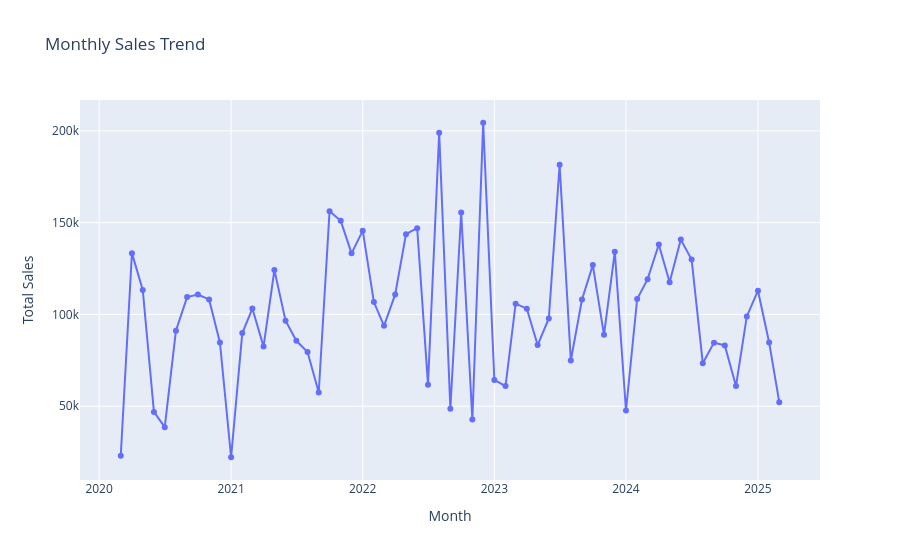

Write notebook code for a chart like this one.
### Code cell
clean_data["Year-Month"] = (
    clean_data["Order Date"].dt.to_period("M").astype(str)
)

monthly_sales = (
    clean_data.groupby("Year-Month")
    .agg(
        Total_Sales=("Amount", "sum"),
        Total_Profit=("Profit", "sum")
    )
    .reset_index()
)

monthly_sales = monthly_sales.sort_values("Year-Month")

display(monthly_sales.head())

fig = px.line(
    monthly_sales,
    x="Year-Month",
    y="Total_Sales",
    markers=True,
    title="Monthly Sales Trend",
    labels={
        "Year-Month": "Month",
        "Total_Sales": "Total Sales"
    }
)

fig.show()

### Figure 1 — Plotly figure (JSON) as saved in the notebook; plotly's stock layout.template omitted (floating-point values rounded to 4 significant figures)
{"data": [{"hovertemplate": "Month=%{x}<br>Total Sales=%{y}<extra></extra>", "legendgroup": "", "line": {"color": "#636efa", "dash": "solid"}, "marker": {"symbol": "circle"}, "mode": "lines+markers", "name": "", "orientation": "v", "showlegend": false, "type": "scatter", "x": ["2020-03", "2020-04", "2020-05", "2020-06", "2020-07", "2020-08", "2020-09", "2020-10", "2020-11", "2020-12", "2021-01", "2021-02", "2021-03", "2021-04", "2021-05", "2021-06", "2021-07", "2021-08", "2021-09", "2021-10", "2021-11", "2021-12", "2022-01", "2022-02", "2022-03", "2022-04", "2022-05", "2022-06", "2022-07", "2022-08", "2022-09", "2022-10", "2022-11", "2022-12", "2023-01", "2023-02", "2023-03", "2023-04", "2023-05", "2023-06", "2023-07", "2023-08", "2023-09", "2023-10", "2023-11", "2023-12", "2024-01", "2024-02", "2024-03", "2024-04", "2024-05", "2024-06", "2024-07", "2024-08", "2024-09", "2024-10", "2024-11", "2024-12", "2025-01", "2025-02", "2025-03"], "xaxis": "x", "y": [22991, 133385, 113287, 46900, 38556, 91117, 109434, 110836, 108170, 84725, 22187, 89829, 103198, 82463, 124149, 96616, 85611, 79494, 57426, 156211, 150979, 133283, 145619, 106735, 93795, 110873, 143713, 146997, 61745, 198965, 48619, 155508, 42793, 204413, 64321, 60982, 105849, 103109, 83300, 97770, 181554, 74870, 108133, 126861, 88896, 134078, 47645, 108414, 119216, 138052, 117494, 140745, 129944, 73384, 84624, 83105, 60976, 98879, 112906, 84712, 52198], "yaxis": "y"}], "layout": {"legend": {"tracegroupgap": 0}, "title": {"text": "Monthly Sales Trend"}, "xaxis": {"anchor": "y", "domain": [0, 1], "title": {"text": "Month"}}, "yaxis": {"anchor": "x", "domain": [0, 1], "title": {"text": "Total Sales"}}}}
